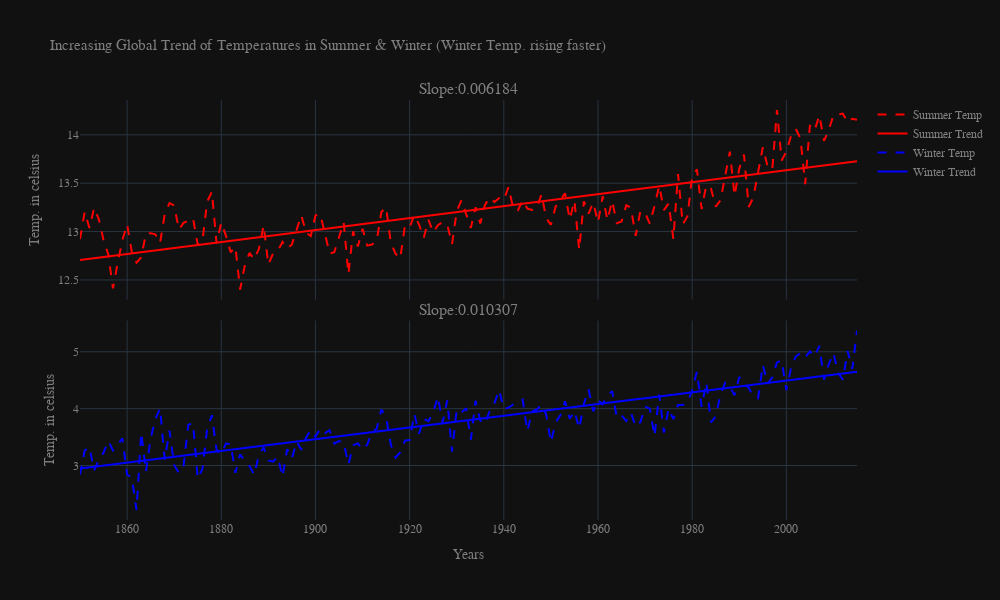

Source (notebook cell):
### Code cell
x_winter=Winter['Year']

y_winter=Winter['LandAverageTemperature']
slope_winter, intercept_winter = np.polyfit(x_winter, y_winter, 1)
abline_values_winter = [slope_winter * i + intercept_winter for i in x_winter]


x_summer=Summer['Year']
y_summer=Summer['LandAverageTemperature']
slope_summer, intercept_summer = np.polyfit(x_summer, y_summer, 1)
abline_values_summer = [slope_summer * j + intercept_summer for j in x_summer]


fig33 = go.Figure()

fig33 = make_subplots(rows=2, cols=1,shared_xaxes=True,vertical_spacing=0.05,subplot_titles=("Slope:0.006184",
                                                   "Slope:0.010307"),
                    insets=[{'cell': (1,1), 'l': 0.7, 'b': 0.3}])

fig33.update_layout(title="Seasonwise Trend",
                    font=dict( family="Courier New, monospace", 
                    size=12,color="#7f7f7f"),title_font_size = 15, 
                    hovermode= 'closest')

fig33.add_trace(go.Scatter(x=x_summer, y=y_summer,
                        mode='lines',
                        name='Summer Temp',
                        marker_color='red',line=dict(dash='dash')), row = 1, col = 1)
fig33.add_trace(go.Scatter(x=x_summer, y=abline_values_summer,
                        mode='lines',
                        name='Summer Trend',
                        marker_color='red'), row = 1, col = 1)

fig33.add_trace(go.Scatter(x=x_winter, y=y_winter,
                        mode='lines',
                        name='Winter Temp',
                        marker_color='blue',line=dict(dash='dash')), row = 2, col = 1)
fig33.add_trace(go.Scatter(x=x_winter, y=abline_values_winter,
                        mode='lines',
                        name='Winter Trend',
                        marker_color='blue'), row = 2, col = 1)

fig33.update_yaxes(title_text="Temp. in celsius", row=1, col=1)

fig33.update_yaxes(title_text="Temp. in celsius", row=2, col=1)

fig33.update_xaxes(title_text="Years", row=2, col=1)


fig33.update_layout(
        height=600,
        width=1000,
        title_text='Increasing Global Trend of Temperatures in Summer & Winter (Winter Temp. rising faster)',
        template='plotly_dark'    
)

fig33.show()

hide_toggle()

### Figure 1 — Plotly figure (JSON) as saved in the notebook; plotly's stock layout.template omitted (floating-point values rounded to 4 significant figures; data arrays with more than 128 entries replaced by an {"elided": "..."} marker saying what was removed)
{"data": [{"line": {"dash": "dash"}, "marker": {"color": "red"}, "mode": "lines", "name": "Summer Temp", "type": "scatter", "x": {"elided": "166 int values"}, "xaxis": "x", "y": {"elided": "166 float values"}, "yaxis": "y"}, {"marker": {"color": "red"}, "mode": "lines", "name": "Summer Trend", "type": "scatter", "x": {"elided": "166 int values"}, "xaxis": "x", "y": {"elided": "166 float values"}, "yaxis": "y"}, {"line": {"dash": "dash"}, "marker": {"color": "blue"}, "mode": "lines", "name": "Winter Temp", "type": "scatter", "x": {"elided": "166 int values"}, "xaxis": "x2", "y": {"elided": "166 float values"}, "yaxis": "y2"}, {"marker": {"color": "blue"}, "mode": "lines", "name": "Winter Trend", "type": "scatter", "x": {"elided": "166 int values"}, "xaxis": "x2", "y": {"elided": "166 float values"}, "yaxis": "y2"}], "layout": {"annotations": [{"font": {"size": 16}, "showarrow": false, "text": "Slope:0.006184", "x": 0.5, "xanchor": "center", "xref": "paper", "y": 1, "yanchor": "bottom", "yref": "paper"}, {"font": {"size": 16}, "showarrow": false, "text": "Slope:0.010307", "x": 0.5, "xanchor": "center", "xref": "paper", "y": 0.475, "yanchor": "bottom", "yref": "paper"}], "font": {"color": "#7f7f7f", "family": "Courier New, monospace", "size": 12}, "height": 600, "hovermode": "closest", "title": {"font": {"size": 15}, "text": "Increasing Global Trend of Temperatures in Summer & Winter (Winter Temp. rising faster)"}, "width": 1000, "xaxis": {"anchor": "y", "domain": [0, 1], "matches": "x2", "showticklabels": false}, "xaxis2": {"anchor": "y2", "domain": [0, 1], "title": {"text": "Years"}}, "xaxis3": {"anchor": "y3", "domain": [0.7, 1]}, "yaxis": {"anchor": "x", "domain": [0.525, 1], "title": {"text": "Temp. in celsius"}}, "yaxis2": {"anchor": "x2", "domain": [0, 0.475], "title": {"text": "Temp. in celsius"}}, "yaxis3": {"anchor": "x3", "domain": [0.6675, 1]}}}
